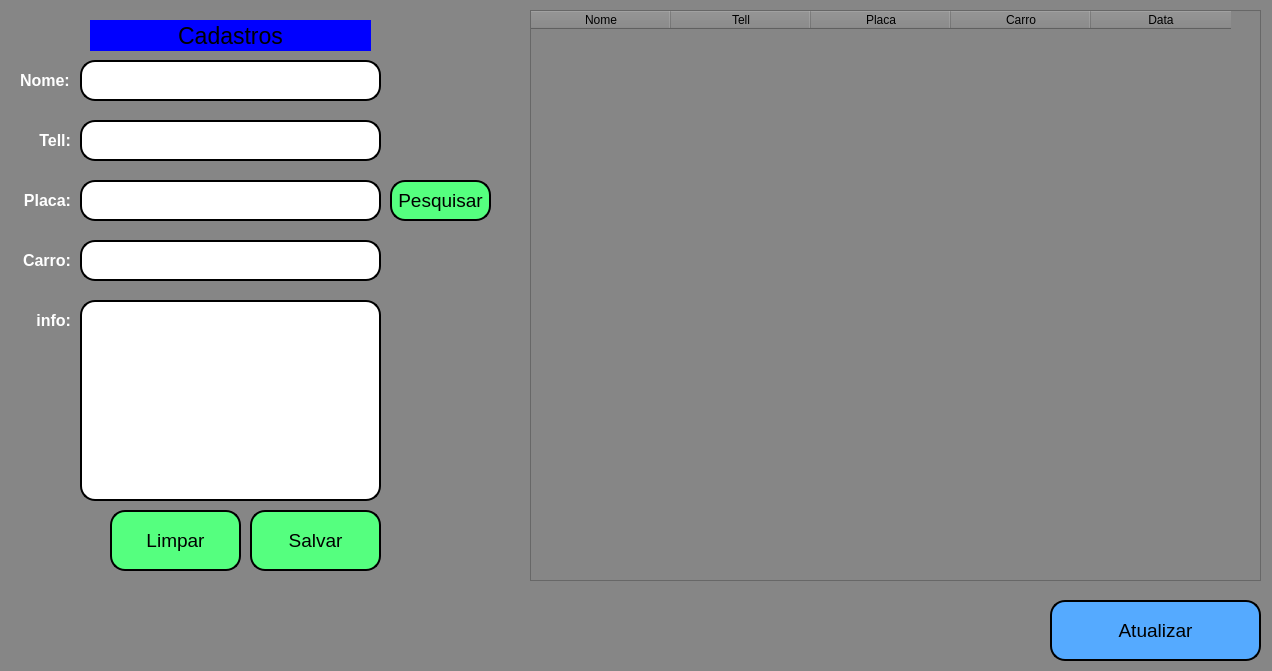
<?xml version="1.0" encoding="UTF-8"?>
<ui version="4.0">
 <class>MainWindow</class>
 <widget class="QMainWindow" name="MainWindow">
  <property name="geometry">
   <rect>
    <x>0</x>
    <y>0</y>
    <width>1272</width>
    <height>671</height>
   </rect>
  </property>
  <property name="windowTitle">
   <string>MainWindow</string>
  </property>
  <property name="styleSheet">
   <string notr="true">background-color: rgb(134, 134, 134);</string>
  </property>
  <widget class="QWidget" name="centralwidget">
   <widget class="QPushButton" name="btnsalvar">
    <property name="geometry">
     <rect>
      <x>250</x>
      <y>510</y>
      <width>131</width>
      <height>61</height>
     </rect>
    </property>
    <property name="font">
     <font>
      <pointsize>14</pointsize>
     </font>
    </property>
    <property name="styleSheet">
     <string notr="true">QPushButton{
border-radius: 15px;
border-width:2px;
border-style:outset;
border-color:black;
background-color: rgb(85, 255, 127);
}
QPushButton:pressed{
border-radius: 15px;
border-width:2px;
border-style:outset;
border-color:black;
background-color: rgb(60, 182, 89);
}</string>
    </property>
    <property name="text">
     <string>Salvar</string>
    </property>
   </widget>
   <widget class="QLineEdit" name="nometxt">
    <property name="geometry">
     <rect>
      <x>80</x>
      <y>60</y>
      <width>301</width>
      <height>41</height>
     </rect>
    </property>
    <property name="font">
     <font>
      <pointsize>12</pointsize>
     </font>
    </property>
    <property name="styleSheet">
     <string notr="true">border-radius: 15px;
border-style: outset;
border-width:2px;
background-color: rgb(255, 255, 255);</string>
    </property>
   </widget>
   <widget class="QLabel" name="label">
    <property name="geometry">
     <rect>
      <x>90</x>
      <y>20</y>
      <width>281</width>
      <height>31</height>
     </rect>
    </property>
    <property name="font">
     <font>
      <pointsize>17</pointsize>
      <weight>50</weight>
      <bold>false</bold>
     </font>
    </property>
    <property name="whatsThis">
     <string>&lt;html&gt;&lt;head/&gt;&lt;body&gt;&lt;p align=&quot;center&quot;&gt;&lt;br/&gt;&lt;/p&gt;&lt;/body&gt;&lt;/html&gt;</string>
    </property>
    <property name="styleSheet">
     <string notr="true">background-color: rgb(0, 0, 255);</string>
    </property>
    <property name="text">
     <string>Cadastros</string>
    </property>
    <property name="alignment">
     <set>Qt::AlignCenter</set>
    </property>
   </widget>
   <widget class="QLineEdit" name="telltxt">
    <property name="geometry">
     <rect>
      <x>80</x>
      <y>120</y>
      <width>301</width>
      <height>41</height>
     </rect>
    </property>
    <property name="font">
     <font>
      <pointsize>12</pointsize>
     </font>
    </property>
    <property name="styleSheet">
     <string notr="true">border-radius: 15px;
border-style: outset;
border-width:2px;
background-color: rgb(255, 255, 255);</string>
    </property>
   </widget>
   <widget class="QLineEdit" name="placatxt">
    <property name="geometry">
     <rect>
      <x>80</x>
      <y>180</y>
      <width>301</width>
      <height>41</height>
     </rect>
    </property>
    <property name="font">
     <font>
      <pointsize>12</pointsize>
     </font>
    </property>
    <property name="styleSheet">
     <string notr="true">border-radius: 15px;
border-style: outset;
border-width:2px;
background-color: rgb(255, 255, 255);</string>
    </property>
   </widget>
   <widget class="QLabel" name="label_2">
    <property name="geometry">
     <rect>
      <x>20</x>
      <y>70</y>
      <width>51</width>
      <height>21</height>
     </rect>
    </property>
    <property name="font">
     <font>
      <pointsize>12</pointsize>
      <weight>75</weight>
      <bold>true</bold>
     </font>
    </property>
    <property name="styleSheet">
     <string notr="true">background-color: rgb(134, 134, 134);</string>
    </property>
    <property name="text">
     <string>&lt;html&gt;&lt;head/&gt;&lt;body&gt;&lt;p&gt;&lt;span style=&quot; color:#ffffff;&quot;&gt;Nome:&lt;/span&gt;&lt;/p&gt;&lt;/body&gt;&lt;/html&gt;</string>
    </property>
   </widget>
   <widget class="QLabel" name="label_3">
    <property name="geometry">
     <rect>
      <x>30</x>
      <y>130</y>
      <width>41</width>
      <height>21</height>
     </rect>
    </property>
    <property name="font">
     <font>
      <pointsize>12</pointsize>
      <weight>75</weight>
      <bold>true</bold>
     </font>
    </property>
    <property name="styleSheet">
     <string notr="true">background-color: rgb(134, 134, 134);</string>
    </property>
    <property name="text">
     <string>&lt;html&gt;&lt;head/&gt;&lt;body&gt;&lt;p&gt;&lt;span style=&quot; color:#ffffff;&quot;&gt;Tell:&lt;/span&gt;&lt;/p&gt;&lt;/body&gt;&lt;/html&gt;</string>
    </property>
    <property name="alignment">
     <set>Qt::AlignRight|Qt::AlignTrailing|Qt::AlignVCenter</set>
    </property>
   </widget>
   <widget class="QLabel" name="label_4">
    <property name="geometry">
     <rect>
      <x>20</x>
      <y>190</y>
      <width>51</width>
      <height>21</height>
     </rect>
    </property>
    <property name="font">
     <font>
      <pointsize>12</pointsize>
      <weight>75</weight>
      <bold>true</bold>
     </font>
    </property>
    <property name="styleSheet">
     <string notr="true">background-color: rgb(134, 134, 134);</string>
    </property>
    <property name="text">
     <string>&lt;html&gt;&lt;head/&gt;&lt;body&gt;&lt;p&gt;&lt;span style=&quot; color:#ffffff;&quot;&gt;Placa:&lt;/span&gt;&lt;/p&gt;&lt;/body&gt;&lt;/html&gt;</string>
    </property>
    <property name="alignment">
     <set>Qt::AlignRight|Qt::AlignTrailing|Qt::AlignVCenter</set>
    </property>
   </widget>
   <widget class="QPushButton" name="btnatt">
    <property name="geometry">
     <rect>
      <x>1050</x>
      <y>600</y>
      <width>211</width>
      <height>61</height>
     </rect>
    </property>
    <property name="font">
     <font>
      <pointsize>14</pointsize>
     </font>
    </property>
    <property name="styleSheet">
     <string notr="true">QPushButton{
border-radius: 15px;
border-width:2px;
border-style:outset;
border-color:black;
background-color: rgb(85, 170, 255);
}
QPushButton:pressed{
border-radius: 15px;
border-width:2px;
border-style:outset;
border-color:black;
	background-color: rgb(52, 105, 157);
}</string>
    </property>
    <property name="text">
     <string>Atualizar</string>
    </property>
   </widget>
   <widget class="QTableWidget" name="tabela">
    <property name="enabled">
     <bool>true</bool>
    </property>
    <property name="geometry">
     <rect>
      <x>530</x>
      <y>10</y>
      <width>731</width>
      <height>571</height>
     </rect>
    </property>
    <property name="font">
     <font>
      <pointsize>12</pointsize>
      <stylestrategy>PreferDefault</stylestrategy>
     </font>
    </property>
    <property name="autoFillBackground">
     <bool>false</bool>
    </property>
    <property name="styleSheet">
     <string notr="true"/>
    </property>
    <property name="editTriggers">
     <set>QAbstractItemView::NoEditTriggers</set>
    </property>
    <property name="textElideMode">
     <enum>Qt::ElideRight</enum>
    </property>
    <property name="gridStyle">
     <enum>Qt::SolidLine</enum>
    </property>
    <attribute name="horizontalHeaderDefaultSectionSize">
     <number>140</number>
    </attribute>
    <attribute name="horizontalHeaderMinimumSectionSize">
     <number>110</number>
    </attribute>
    <column>
     <property name="text">
      <string>Nome</string>
     </property>
    </column>
    <column>
     <property name="text">
      <string>Tell</string>
     </property>
    </column>
    <column>
     <property name="text">
      <string>Placa</string>
     </property>
    </column>
    <column>
     <property name="text">
      <string>Carro</string>
     </property>
    </column>
    <column>
     <property name="text">
      <string>Data</string>
     </property>
    </column>
   </widget>
   <widget class="QLineEdit" name="carrotxt">
    <property name="geometry">
     <rect>
      <x>80</x>
      <y>240</y>
      <width>301</width>
      <height>41</height>
     </rect>
    </property>
    <property name="font">
     <font>
      <pointsize>12</pointsize>
     </font>
    </property>
    <property name="styleSheet">
     <string notr="true">border-radius: 15px;
border-style: outset;
border-width:2px;
background-color: rgb(255, 255, 255);</string>
    </property>
   </widget>
   <widget class="QLabel" name="label_5">
    <property name="geometry">
     <rect>
      <x>20</x>
      <y>250</y>
      <width>51</width>
      <height>21</height>
     </rect>
    </property>
    <property name="font">
     <font>
      <pointsize>12</pointsize>
      <weight>75</weight>
      <bold>true</bold>
     </font>
    </property>
    <property name="styleSheet">
     <string notr="true">background-color: rgb(134, 134, 134);</string>
    </property>
    <property name="text">
     <string>&lt;html&gt;&lt;head/&gt;&lt;body&gt;&lt;p&gt;&lt;span style=&quot; color:#ffffff;&quot;&gt;Carro:&lt;/span&gt;&lt;/p&gt;&lt;/body&gt;&lt;/html&gt;</string>
    </property>
    <property name="alignment">
     <set>Qt::AlignRight|Qt::AlignTrailing|Qt::AlignVCenter</set>
    </property>
   </widget>
   <widget class="QPushButton" name="btnlimpar">
    <property name="geometry">
     <rect>
      <x>110</x>
      <y>510</y>
      <width>131</width>
      <height>61</height>
     </rect>
    </property>
    <property name="font">
     <font>
      <pointsize>14</pointsize>
     </font>
    </property>
    <property name="styleSheet">
     <string notr="true">QPushButton{
border-radius: 15px;
border-width:2px;
border-style:outset;
border-color:black;
background-color: rgb(85, 255, 127);
}
QPushButton:pressed{
border-radius: 15px;
border-width:2px;
border-style:outset;
border-color:black;
background-color: rgb(60, 182, 89);
}</string>
    </property>
    <property name="text">
     <string>Limpar</string>
    </property>
   </widget>
   <widget class="QPushButton" name="btnpesquisar">
    <property name="geometry">
     <rect>
      <x>390</x>
      <y>180</y>
      <width>101</width>
      <height>41</height>
     </rect>
    </property>
    <property name="font">
     <font>
      <pointsize>14</pointsize>
     </font>
    </property>
    <property name="styleSheet">
     <string notr="true">QPushButton{
border-radius: 15px;
border-width:2px;
border-style:outset;
border-color:black;
background-color: rgb(85, 255, 127);
}
QPushButton:pressed{
border-radius: 15px;
border-width:2px;
border-style:outset;
border-color:black;
background-color: rgb(60, 182, 89);
}</string>
    </property>
    <property name="text">
     <string>Pesquisar</string>
    </property>
   </widget>
   <widget class="QLabel" name="label_6">
    <property name="geometry">
     <rect>
      <x>30</x>
      <y>310</y>
      <width>41</width>
      <height>21</height>
     </rect>
    </property>
    <property name="font">
     <font>
      <pointsize>12</pointsize>
      <weight>75</weight>
      <bold>true</bold>
     </font>
    </property>
    <property name="styleSheet">
     <string notr="true">background-color: rgb(134, 134, 134);</string>
    </property>
    <property name="text">
     <string>&lt;html&gt;&lt;head/&gt;&lt;body&gt;&lt;p&gt;&lt;span style=&quot; color:#ffffff;&quot;&gt;info:&lt;/span&gt;&lt;/p&gt;&lt;/body&gt;&lt;/html&gt;</string>
    </property>
    <property name="alignment">
     <set>Qt::AlignRight|Qt::AlignTrailing|Qt::AlignVCenter</set>
    </property>
   </widget>
   <widget class="QPlainTextEdit" name="infotxt">
    <property name="geometry">
     <rect>
      <x>80</x>
      <y>300</y>
      <width>301</width>
      <height>201</height>
     </rect>
    </property>
    <property name="font">
     <font>
      <pointsize>12</pointsize>
     </font>
    </property>
    <property name="styleSheet">
     <string notr="true">border-radius: 15px;
border-style: outset;
border-width:2px;
background-color: rgb(255, 255, 255);</string>
    </property>
   </widget>
  </widget>
 </widget>
 <resources/>
 <connections/>
</ui>
